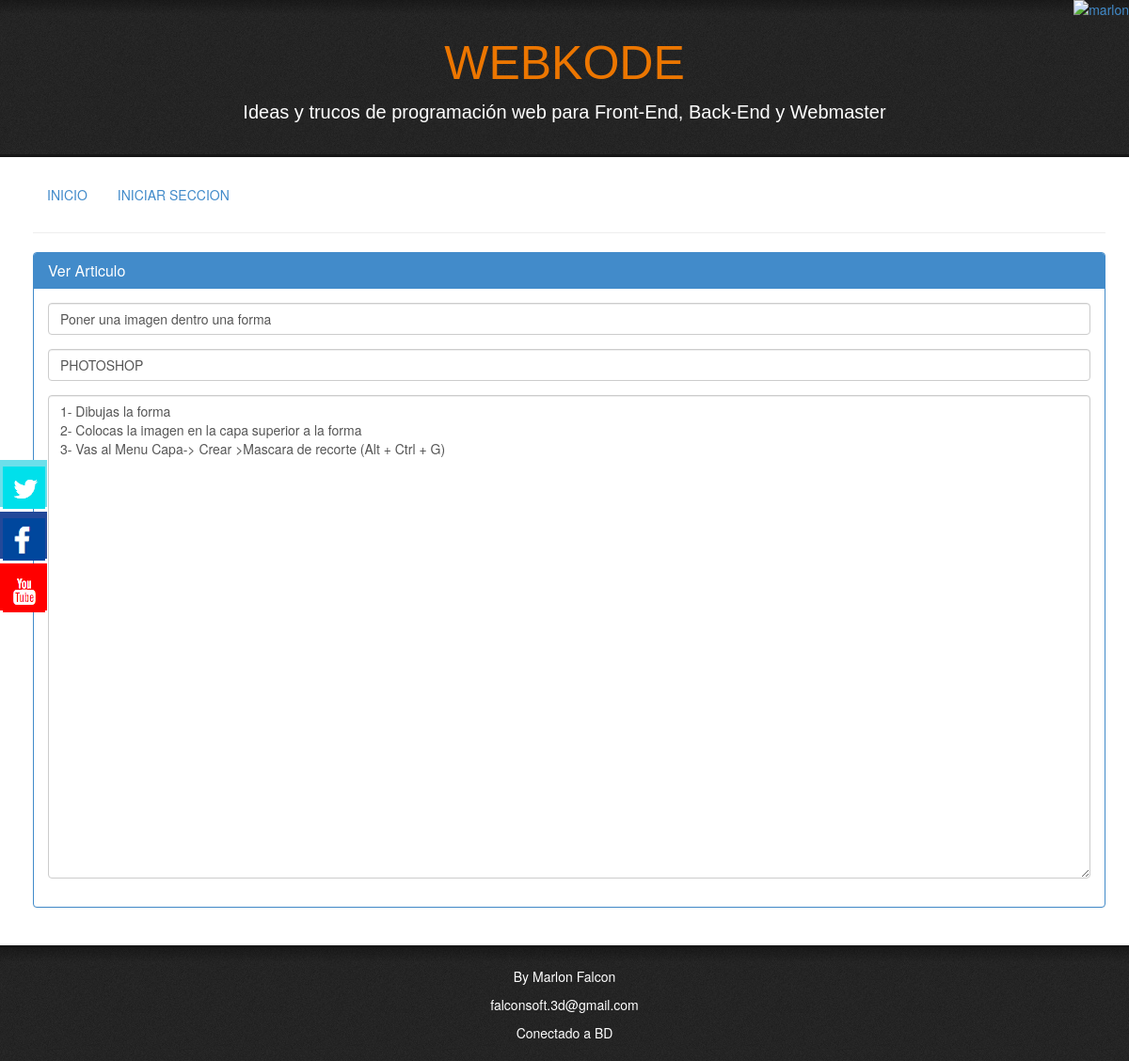
The app's page /truco.php?id=73 with its own data.
### tables this page shows
CREATE TABLE IF NOT EXISTS `table_trucos` (
  `f_id_trucos` int(11) NOT NULL AUTO_INCREMENT,
  `f_titulo_trucos` text NOT NULL,
  `f_familia_trucos` text NOT NULL,
  `f_codigo_truco` longtext NOT NULL,
  `fecha` date NOT NULL,
  PRIMARY KEY (`f_id_trucos`)
);

### truco.php (the view, shortened to what this page needs)
<!DOCTYPE html PUBLIC "-//W3C//DTD XHTML 1.0 Strict//EN" "http://www.w3.org/TR/xhtml1/DTD/xhtml1-strict.dtd">
<html lang="es">
<head>
  <link type="text/css" rel="stylesheet" href="assets/css/bootstrap.min.css"/>
  <link rel="stylesheet" href="assets/css/style.css">
    </head>
    <body >
     <div id="social-sidebar">
       <ul>
         <li><a class="entypo-twitter" target="_blank" href="https://twitter.com/marlonfalcon4"> <img src="assets/img/social/tw.png" alt=""> </a></li>
         <li><a class="entypo-facebook" target="_blank" href="https://www.facebook.com/falconsoftsa"><img src="assets/img/social/fa.png" alt=""> </a></li>
         <li><a class="entypo-youtube" target="_blank" href="https://www.youtube.com/channel/UCM93kgnjXu393jgKjjSkUjQ"><img src="assets/img/social/yo.png" alt=""> </a></li>
       </ul>
     </div>
     <?php
     $estalogeando = false;
     ?>
     <?php
     include("assets/include/conexion.php");
     if(isset($_GET['id']))
     {
      $temp=$_GET['id'];
    }
    else{
     $temp='1';
   }
   ?>
   <a href="http://www.marlonfalcon.cl/">
     <img alt="marlon" src="assets/img/right_orange.png" style="position: fixed; top: 0; right: 0; border: 0;z-index:9999;"  id="marlon" >
   </a>
   <div class="webkoder-slider">
     <h3><?php echo TEXT_NAME ?></h3>
     <p><?php echo TEXT_DESC ?></p>
   </div>
   <div class="webkoder-main">
    <div class="container">
      <ul class="nav nav-pills">
        <li role="presentation"><a href="index.php">INICIO</a></li>
        <?php
        if($estalogeando){
         echo "<li role=\"presentation\"><a href=\"editar.php?id=".$temp."\">EDITAR</a></li>";
       }
       else
       {
        echo "<li role=\"presentation\"><a href=\"login.php\">INICIAR SECCION</a></li>";
      }
      ?>
    </ul>
    <hr>
    <?php
    $query = mysql_query("SELECT * FROM table_trucos WHERE f_id_trucos= $temp");
    if($row =  mysql_fetch_assoc($query))
    {
     $etitulo = $row['f_titulo_trucos'];
     $etruco = $row['f_codigo_truco'];
     $efamilia = $row['f_familia_trucos'];
   }
   else{
     header('location:index.php');
   }
   ?>
   <div class="row">
    <div class="col-lg-12">
     <div class="panel panel-primary">
      <div class="panel-heading">
       <h3 class="panel-title">Ver Articulo</h3>
     </div>
     <div class="panel-body">
       <form role="form" method="post">
        <div class="form-group">
         <input type="text" class="form-control" id="exampleInputName2" placeholder="titulo" name="titulo" value="<?php echo $etitulo?>">
       </div>
       <div class="form-group">
         <input type="text" class="form-control" id="exampleInputName3" placeholder="titulo" name="familia" value="<?php echo $efamilia?>">
       </div>
       <div class="form-group">
        <textarea class="form-control" rows="25" name="articulo" placeholder="Articulo" value="Clear" ><?php echo $etruco?></textarea>
      </div>
    </form>
  </div>
</div>
</div>
</div>
</div>
</div>
<div class="webkoder-footer">
	<p> By Marlon Falcon</p>
	<p>falconsoft.3d@gmail.com</p>
  <?php
  if($con) { echo "Conectado a BD";}
  else{ echo "No Conectado a BD"; }
  ?>
</div>
</html>

### assets/css/style.css (style rules this page uses)
* { margin: 0px; padding: 0px; }
body { background-color: #bdc3c7; }
.webkoder-slider { background-color: #232323; background-image: linear-gradient(to bottom, rgba(0, 0, 0, 0.3), rgba(0, 0, 0, 0)), url("../img/fondo.jpg"); background-repeat: repeat-x, repeat; background-size: 100px 15px, 140px 140px; min-height: 80px; color: #fff; text-align: center; padding: 20px; font-size: 1.5rem; border-bottom: 3px solid #161616; }
.webkoder-slider h3 { font-weight: 300; font-size: 5rem; color: #ec7600; font-family: "Kristen ITC", Arial; }
.webkoder-slider p { font-family: "Bradley Hand ITC", Arial; font-size: 2rem; }
.webkoder-main { background-color: #fff; min-height: 700px; padding: 20px; }
.webkoder-footer { background-color: #232323; background-image: linear-gradient(to bottom, rgba(0, 0, 0, 0.3), rgba(0, 0, 0, 0)), url("../img/fondo.jpg"); background-repeat: repeat-x, repeat; background-size: 100px 15px, 140px 140px; min-height: 80px; color: #fff; text-align: center; padding: 20px; border-top: 3px solid #161616; }
#social-sidebar { left: 0; margin-top: -75px; position: fixed; top: 50%; z-index: 1000; }
.entypo-twitter { background-color: #6cdfea; }
.entypo-facebook { background-color: #234999; }
.entypo-youtube { background-color: #ff0000; }
#social-sidebar ul li a { color: #ffffff; display: block; font-size: 28px; height: 50px; line-height: 50px; position: relative; text-align: center; width: 50px; margin-bottom: 5px; }

### records on screen
table_trucos: titulo "Poner una imagen dentro una forma", familia "PHOTOSHOP", articulo "1- Dibujas la forma 2- Colocas la imagen en la capa superior a la forma 3- Vas al Menu Capa-> Crear >Mascara de recorte (Alt + Ctrl + G)"

### other values on screen
TEXT_NAME "WEBKODE"
TEXT_DESC "Ideas y trucos de programación web para Front-End, Back-End y Webmaster"
